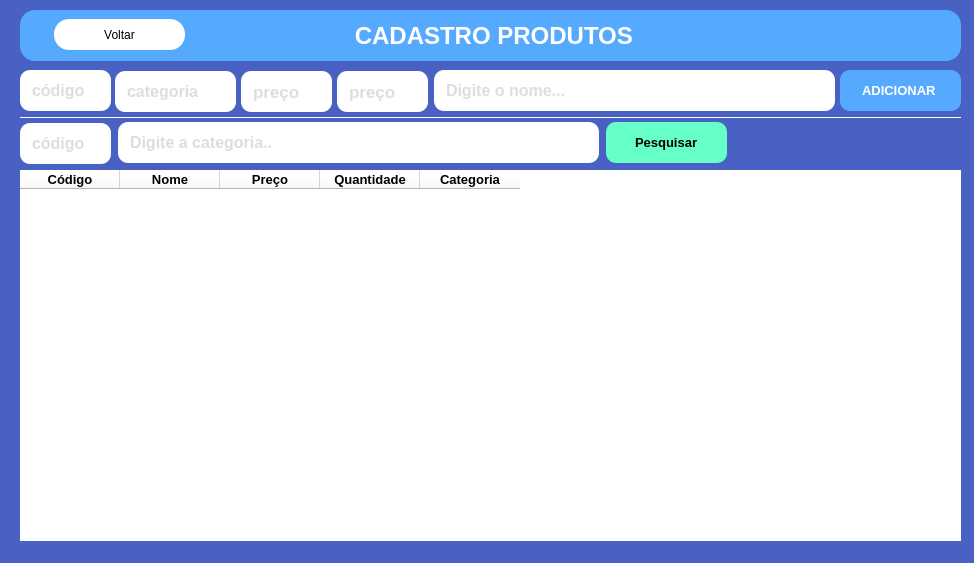
<?xml version="1.0" encoding="UTF-8"?>
<ui version="4.0">
 <class>MainWindow</class>
 <widget class="QMainWindow" name="MainWindow">
  <property name="geometry">
   <rect>
    <x>0</x>
    <y>0</y>
    <width>974</width>
    <height>563</height>
   </rect>
  </property>
  <property name="windowTitle">
   <string>MainWindow</string>
  </property>
  <property name="styleSheet">
   <string notr="true">background-color: rgb(72, 97, 195);
border-radius: 15px</string>
  </property>
  <widget class="QWidget" name="centralwidget">
   <widget class="QLineEdit" name="edtCodigo">
    <property name="enabled">
     <bool>false</bool>
    </property>
    <property name="geometry">
     <rect>
      <x>20</x>
      <y>70</y>
      <width>91</width>
      <height>41</height>
     </rect>
    </property>
    <property name="font">
     <font>
      <pointsize>12</pointsize>
      <weight>75</weight>
      <bold>true</bold>
     </font>
    </property>
    <property name="styleSheet">
     <string notr="true">color: rgb(188, 188, 188);
padding:10px;
border-radius: 10px;
background-color: rgb(255, 255, 255);</string>
    </property>
    <property name="text">
     <string/>
    </property>
    <property name="placeholderText">
     <string>código</string>
    </property>
   </widget>
   <widget class="QLineEdit" name="edtCategoria">
    <property name="enabled">
     <bool>false</bool>
    </property>
    <property name="geometry">
     <rect>
      <x>115</x>
      <y>71</y>
      <width>121</width>
      <height>41</height>
     </rect>
    </property>
    <property name="font">
     <font>
      <pointsize>12</pointsize>
      <weight>75</weight>
      <bold>true</bold>
     </font>
    </property>
    <property name="styleSheet">
     <string notr="true">color: rgb(188, 188, 188);
padding:10px;
border-radius: 10px;
background-color: rgb(255, 255, 255);</string>
    </property>
    <property name="text">
     <string/>
    </property>
    <property name="placeholderText">
     <string>categoria</string>
    </property>
   </widget>
   <widget class="QLineEdit" name="edtPreco">
    <property name="geometry">
     <rect>
      <x>241</x>
      <y>71</y>
      <width>91</width>
      <height>41</height>
     </rect>
    </property>
    <property name="font">
     <font>
      <pointsize>13</pointsize>
      <weight>75</weight>
      <bold>true</bold>
     </font>
    </property>
    <property name="styleSheet">
     <string notr="true">color: rgb(188, 188, 188);
padding:10px;
border-radius: 10px;
background-color: rgb(255, 255, 255);</string>
    </property>
    <property name="text">
     <string/>
    </property>
    <property name="placeholderText">
     <string>preço</string>
    </property>
   </widget>
   <widget class="QLineEdit" name="edtNome">
    <property name="enabled">
     <bool>false</bool>
    </property>
    <property name="geometry">
     <rect>
      <x>434</x>
      <y>70</y>
      <width>401</width>
      <height>41</height>
     </rect>
    </property>
    <property name="font">
     <font>
      <pointsize>12</pointsize>
      <weight>75</weight>
      <bold>true</bold>
     </font>
    </property>
    <property name="styleSheet">
     <string notr="true">color: rgb(188, 188, 188);
padding:10px;
background-color: rgb(255, 255, 255);
border-radius: 10px;
</string>
    </property>
    <property name="text">
     <string/>
    </property>
    <property name="placeholderText">
     <string>Digite o nome...</string>
    </property>
   </widget>
   <widget class="QLineEdit" name="lineEdit_8">
    <property name="geometry">
     <rect>
      <x>840</x>
      <y>70</y>
      <width>121</width>
      <height>41</height>
     </rect>
    </property>
    <property name="font">
     <font>
      <family>MS Shell Dlg 2</family>
      <pointsize>10</pointsize>
      <weight>75</weight>
      <italic>false</italic>
      <bold>true</bold>
     </font>
    </property>
    <property name="styleSheet">
     <string notr="true">background-color: rgb(85, 170, 255);
color: rgb(255, 255, 255);
border-radius: 10px</string>
    </property>
    <property name="text">
     <string>ADICIONAR</string>
    </property>
    <property name="alignment">
     <set>Qt::AlignCenter</set>
    </property>
   </widget>
   <widget class="QLabel" name="label">
    <property name="geometry">
     <rect>
      <x>20</x>
      <y>10</y>
      <width>941</width>
      <height>51</height>
     </rect>
    </property>
    <property name="font">
     <font>
      <pointsize>18</pointsize>
      <weight>75</weight>
      <bold>true</bold>
     </font>
    </property>
    <property name="styleSheet">
     <string notr="true">background-color: rgb(85, 170, 255);
color: rgb(255, 255, 255);</string>
    </property>
    <property name="text">
     <string> CADASTRO PRODUTOS</string>
    </property>
    <property name="alignment">
     <set>Qt::AlignCenter</set>
    </property>
   </widget>
   <widget class="QTableWidget" name="tabelaDados">
    <property name="geometry">
     <rect>
      <x>20</x>
      <y>170</y>
      <width>941</width>
      <height>421</height>
     </rect>
    </property>
    <property name="styleSheet">
     <string notr="true">background-color: rgb(255, 255, 255);</string>
    </property>
    <column>
     <property name="text">
      <string>Código</string>
     </property>
     <property name="font">
      <font>
       <pointsize>10</pointsize>
       <weight>75</weight>
       <bold>true</bold>
      </font>
     </property>
    </column>
    <column>
     <property name="text">
      <string>Nome</string>
     </property>
     <property name="font">
      <font>
       <pointsize>10</pointsize>
       <weight>75</weight>
       <bold>true</bold>
      </font>
     </property>
    </column>
    <column>
     <property name="text">
      <string>Preço</string>
     </property>
     <property name="font">
      <font>
       <pointsize>10</pointsize>
       <weight>75</weight>
       <bold>true</bold>
      </font>
     </property>
    </column>
    <column>
     <property name="text">
      <string>Quantidade</string>
     </property>
     <property name="font">
      <font>
       <pointsize>10</pointsize>
       <weight>75</weight>
       <bold>true</bold>
      </font>
     </property>
    </column>
    <column>
     <property name="text">
      <string>Categoria</string>
     </property>
     <property name="font">
      <font>
       <pointsize>10</pointsize>
       <weight>75</weight>
       <bold>true</bold>
      </font>
     </property>
    </column>
   </widget>
   <widget class="Line" name="line">
    <property name="geometry">
     <rect>
      <x>20</x>
      <y>117</y>
      <width>941</width>
      <height>1</height>
     </rect>
    </property>
    <property name="styleSheet">
     <string notr="true">background-color: rgb(255, 255, 255);</string>
    </property>
    <property name="orientation">
     <enum>Qt::Horizontal</enum>
    </property>
   </widget>
   <widget class="QLineEdit" name="edtCodigoPesquisar">
    <property name="enabled">
     <bool>false</bool>
    </property>
    <property name="geometry">
     <rect>
      <x>20</x>
      <y>123</y>
      <width>91</width>
      <height>41</height>
     </rect>
    </property>
    <property name="font">
     <font>
      <pointsize>12</pointsize>
      <weight>75</weight>
      <bold>true</bold>
     </font>
    </property>
    <property name="styleSheet">
     <string notr="true">color: rgb(188, 188, 188);
padding:10px;
border-radius: 10px;
background-color: rgb(255, 255, 255);</string>
    </property>
    <property name="text">
     <string/>
    </property>
    <property name="placeholderText">
     <string>código</string>
    </property>
   </widget>
   <widget class="QLineEdit" name="edtNomePesquisar">
    <property name="enabled">
     <bool>false</bool>
    </property>
    <property name="geometry">
     <rect>
      <x>118</x>
      <y>122</y>
      <width>481</width>
      <height>41</height>
     </rect>
    </property>
    <property name="font">
     <font>
      <pointsize>12</pointsize>
      <weight>75</weight>
      <bold>true</bold>
     </font>
    </property>
    <property name="styleSheet">
     <string notr="true">color: rgb(188, 188, 188);
padding:10px;
border-radius: 10px;
background-color: rgb(255, 255, 255);</string>
    </property>
    <property name="text">
     <string/>
    </property>
    <property name="placeholderText">
     <string>Digite a categoria..</string>
    </property>
   </widget>
   <widget class="QLineEdit" name="lineEdit_9">
    <property name="geometry">
     <rect>
      <x>606</x>
      <y>122</y>
      <width>121</width>
      <height>41</height>
     </rect>
    </property>
    <property name="font">
     <font>
      <family>MS Shell Dlg 2</family>
      <pointsize>10</pointsize>
      <weight>75</weight>
      <italic>false</italic>
      <bold>true</bold>
     </font>
    </property>
    <property name="styleSheet">
     <string notr="true">background-color: rgb(101, 255, 199);
color: rgb(0, 0, 0);
border-radius: 10px</string>
    </property>
    <property name="text">
     <string>Pesquisar</string>
    </property>
    <property name="alignment">
     <set>Qt::AlignCenter</set>
    </property>
   </widget>
   <widget class="QPushButton" name="pushButton_6">
    <property name="geometry">
     <rect>
      <x>54</x>
      <y>19</y>
      <width>131</width>
      <height>31</height>
     </rect>
    </property>
    <property name="styleSheet">
     <string notr="true">background-color: rgb(255, 255, 255);</string>
    </property>
    <property name="text">
     <string>Voltar</string>
    </property>
   </widget>
   <widget class="QLineEdit" name="edtPreco_2">
    <property name="geometry">
     <rect>
      <x>337</x>
      <y>71</y>
      <width>91</width>
      <height>41</height>
     </rect>
    </property>
    <property name="font">
     <font>
      <pointsize>13</pointsize>
      <weight>75</weight>
      <bold>true</bold>
     </font>
    </property>
    <property name="styleSheet">
     <string notr="true">color: rgb(188, 188, 188);
padding:10px;
border-radius: 10px;
background-color: rgb(255, 255, 255);</string>
    </property>
    <property name="text">
     <string/>
    </property>
    <property name="placeholderText">
     <string>preço</string>
    </property>
   </widget>
  </widget>
  <widget class="QStatusBar" name="statusbar"/>
 </widget>
 <resources/>
 <connections/>
</ui>
